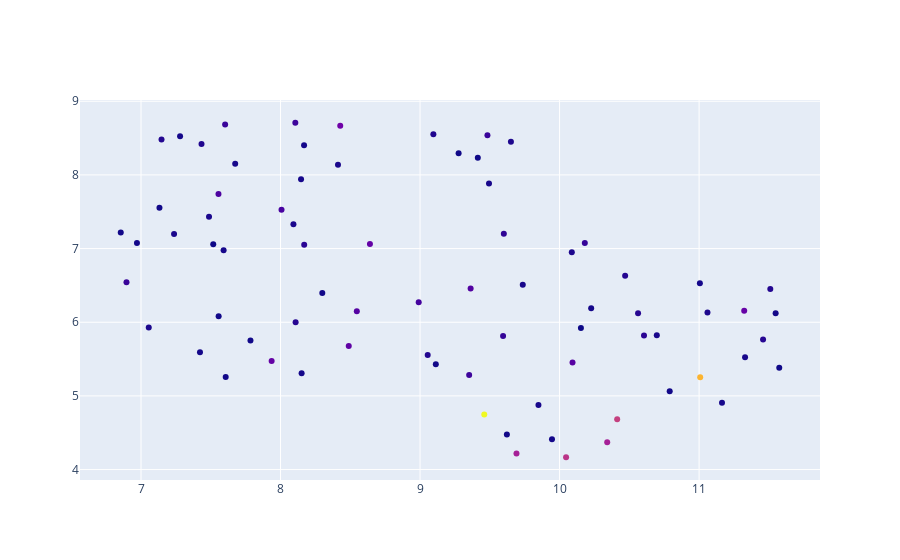

Write notebook code for a chart like this one.
### Code cell
fig = go.Figure(data=go.Scatter(x=Xr[:, 0],
                                y=Xr[:, 1],
                                mode='markers',
                                text=[f'{label}|{n_token}' for label, n_token in zip(aggr.label, aggr.n_texts)],
                                marker_color=aggr.n_tokens))


fig.show()

### Figure 1 — Plotly figure (JSON) as saved in the notebook; plotly's stock layout.template omitted (floating-point values rounded to 4 significant figures)
{"data": [{"marker": {"color": [2674369, 2233492, 1300900, 1016722, 1198594, 1015203, 462316, 545452, 447645, 542220, 562622, 619572, 514264, 343265, 366818, 396140, 426025, 283838, 231782, 304024, 282027, 304749, 284118, 264644, 214763, 191435, 209863, 261093, 146342, 169823, 186666, 169261, 129658, 173914, 179958, 113772, 133304, 158313, 127344, 127969, 97203, 124264, 99207, 103483, 113566, 104418, 135654, 104008, 135383, 96014, 185093, 155559, 85787, 114469, 78181, 81141, 89085, 94362, 101966, 84990, 69526, 94720, 82350, 107763, 83527, 74898, 93552, 64112, 85138, 82038, 119205, 107730, 93600, 70389, 59302, 86744]}, "mode": "markers", "text": ["Drama|370", "Comedy|195", "Comedy,Drama|139", "Drama,Romance|132", "Comedy,Drama,Romance|116", "Comedy,Romance|85", "Horror|77", "Drama,Thriller|74", "Horror,Thriller|69", "Action,Crime,Drama|67", "Adventure,Animation,Comedy|65", "Documentary|64", "Crime,Drama,Thriller|62", "Thriller|53", "Action,Crime,Thriller|49", "Action,Adventure,Sci-Fi|41", "Action,Comedy,Crime|41", "Action,Adventure,Drama|36", "Action|36", "Crime,Drama|35", "Crime,Drama,Mystery|30", "Biography,Drama,History|30", "Biography,Drama|30", "Action,Adventure,Comedy|28", "Action,Thriller|28", "Horror,Mystery,Thriller|28", "Comedy,Horror|27", "Comedy,Crime,Drama|26", "Action,Adventure,Fantasy|25", "Crime,Thriller|22", "Family|22", "Action,Adventure,Animation|22", "Action,Horror,Sci-Fi|20", "Biography,Drama,Romance|20", "Action,Comedy|19", "Action,Drama|19", "Drama,Mystery,Thriller|19", "Action,Drama,History|19", "Action,Drama,Thriller|18", "Action,Sci-Fi,Thriller|18", "Drama,Horror,Thriller|16", "Action,Biography,Drama|15", "Action,Comedy,Horror|15", "Horror,Sci-Fi,Thriller|15", "Adventure,Family,Fantasy|15", "Drama,Family|14", "Adventure,Comedy,Drama|14", "Drama,War|14", "Adventure,Comedy,Family|14", "Mystery,Thriller|14", "Comedy,Crime|14", "Biography,Comedy,Drama|14", "Drama,Romance,Thriller|12", "Comedy,Drama,Fantasy|12", "Drama,Horror,Mystery|12", "Drama,Fantasy,Horror|12", "Adventure,Animation,Family|12", "Crime,Mystery,Thriller|12", "Adventure,Family|12", "Horror,Mystery|12", "Action,Adventure|12", "Drama,History,War|12", "Action,Adventure,Crime|11", "Comedy,Family|11", "Crime|11", "Drama,History|11", "Drama,Mystery,Romance|11", "Action,Horror|11", "Drama,Mystery|11", "Action,Adventure,Thriller|11", "Adventure,Comedy|10", "Biography,Crime,Drama|10", "Comedy,Drama,Music|10", "Adventure,Drama,Family|10", "Horror,Sci-Fi|10", "Drama,Music|10"], "type": "scatter", "x": [9.46, 11.01, 10.41, 9.691, 10.05, 10.34, 10.09, 7.936, 8.547, 8.641, 11.32, 8.428, 8.489, 8.99, 8.007, 7.555, 9.362, 9.483, 9.601, 9.352, 6.896, 8.106, 7.603, 10.18, 8.17, 8.108, 10.61, 9.595, 9.651, 9.055, 11.46, 11.51, 7.237, 7.147, 10.47, 9.494, 7.056, 9.095, 8.093, 7.488, 9.946, 8.412, 10.23, 7.592, 9.736, 11.16, 10.09, 8.147, 11.06, 8.151, 10.56, 7.434, 9.622, 9.849, 7.556, 7.785, 11.55, 6.971, 11.01, 8.299, 9.414, 8.169, 6.855, 11.33, 9.113, 9.276, 7.423, 7.518, 7.607, 7.132, 10.7, 7.675, 7.28, 11.57, 10.15, 10.79], "y": [4.749, 5.252, 4.683, 4.22, 4.167, 4.369, 5.453, 5.473, 6.148, 7.061, 6.157, 8.667, 5.677, 6.27, 7.528, 7.74, 6.459, 8.537, 7.202, 5.283, 6.543, 8.708, 8.684, 7.075, 7.053, 5.999, 5.821, 5.812, 8.451, 5.555, 5.767, 6.452, 7.197, 8.482, 6.632, 7.885, 5.927, 8.554, 7.329, 7.432, 4.412, 8.139, 6.19, 6.979, 6.509, 4.908, 6.952, 7.941, 6.134, 5.308, 6.122, 8.419, 4.476, 4.875, 6.083, 5.752, 6.123, 7.075, 6.531, 6.397, 8.234, 8.404, 7.218, 5.525, 5.43, 8.295, 5.591, 7.059, 5.257, 7.554, 5.823, 8.153, 8.526, 5.381, 5.921, 5.064]}], "layout": {}}
